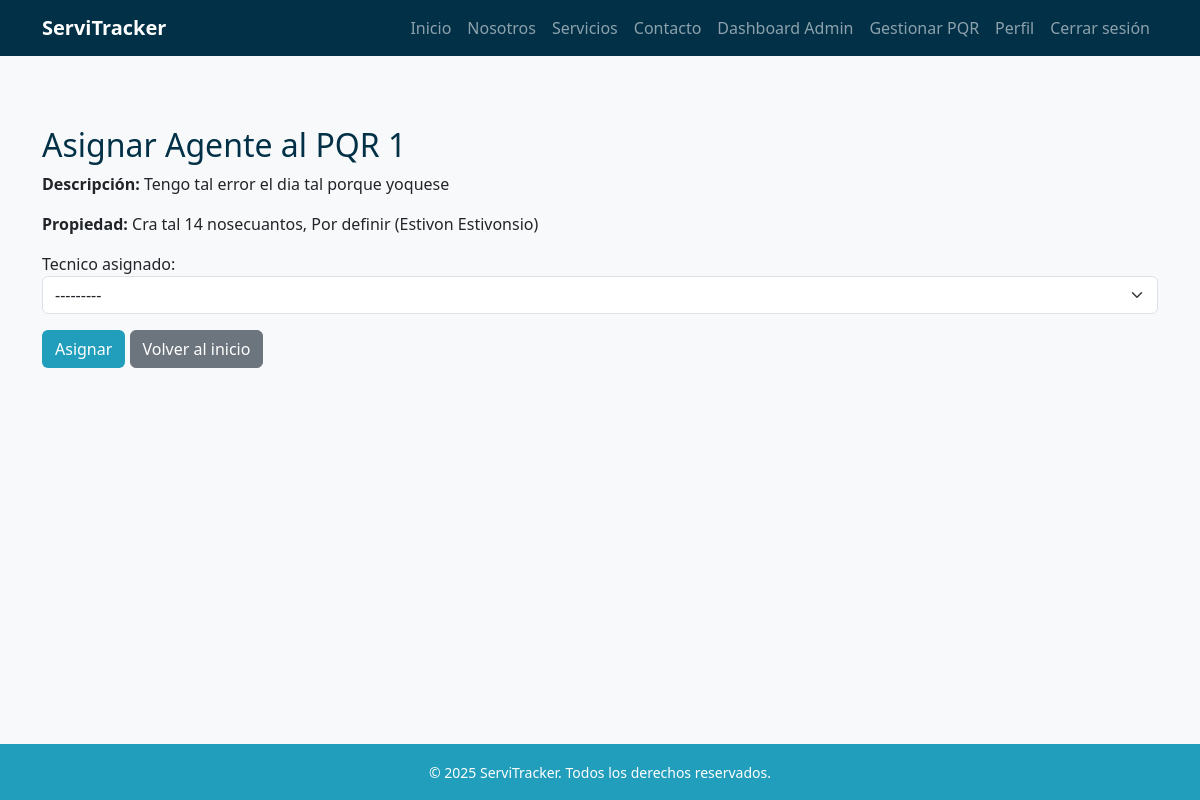
Page /pqr/1/asignar-tecnico/ (signed in) on the earlier database version.
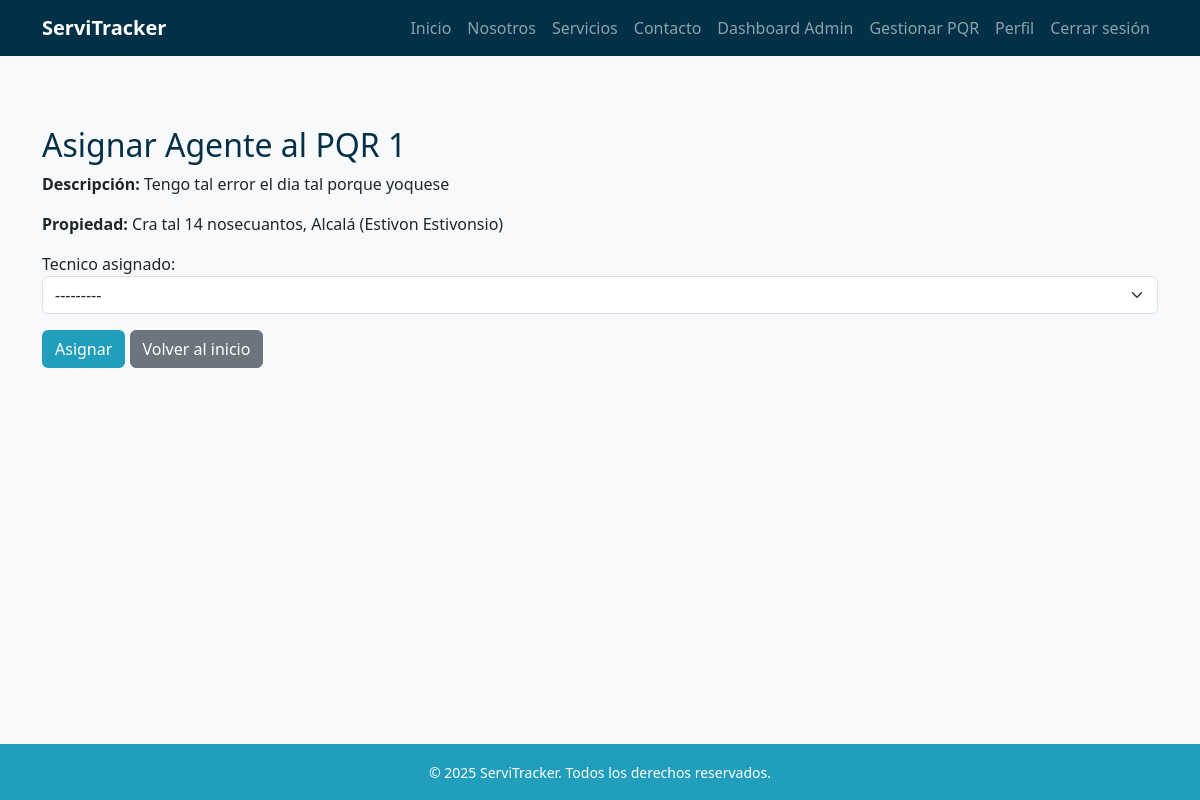
Same page on the later database version.
### pqr/models.py (models this page shows, shortened)
class PQR(models.Model):
    ciudadano = models.ForeignKey(
        settings.AUTH_USER_MODEL,
        on_delete=models.SET_NULL,
        null=True,
        blank=True,
        related_name="pqrs_ciudadano"
    )
    propiedad = models.ForeignKey(
        Propiedad,
        on_delete=models.SET_NULL,
        null=True,
        blank=True
    )
    tipo_falla = models.ForeignKey(
        TipoFalla,
        on_delete=models.PROTECT
    )
    descripcion = models.TextField()
    estado = models.ForeignKey(
        EstadoPQR,
        on_delete=models.PROTECT
    )
    tecnico_asignado = models.ForeignKey(
        settings.AUTH_USER_MODEL,
        on_delete=models.SET_NULL,
        null=True,
        blank=True,
        related_name="pqrs_tecnico"
    )
    fecha_creacion = models.DateTimeField(auto_now_add=True)
    fecha_actualizacion = models.DateTimeField(auto_now=True)

### propiedades/models.py (models this page shows)
class Propiedad(models.Model):
    usuario = models.ForeignKey(
        settings.AUTH_USER_MODEL,
        on_delete=models.CASCADE,
        related_name='propiedades'
    )
    departamento = models.CharField(max_length=100)
    ciudad = models.CharField(max_length=100)
    direccion = models.CharField(max_length=200)
    activa = models.BooleanField(default=True)
    def __str__(self):
        nombre = self.usuario.get_full_name() if hasattr(self.usuario, 'get_full_name') else str(self.usuario)
        return f"{self.direccion}, {self.ciudad} ({nombre})"

### usuarios/models.py (models this page shows, shortened)
class Usuario(AbstractBaseUser, PermissionsMixin):
    ROLES = [
        ("administrador", "Administrador"),
        ("agente", "Agente"),
        ("tecnico", "Técnico"),
        ("ciudadano", "Ciudadano"),
    ]
    documento = models.CharField(max_length=20, unique=True)
    email = models.EmailField(blank=True, null=True)
    nombres = models.CharField(max_length=100, blank=True, null=True)
    apellidos = models.CharField(max_length=100, blank=True, null=True)
    rol = models.CharField(max_length=20, choices=ROLES, default="ciudadano")
    especialidad = models.ForeignKey(Especialidad, on_delete=models.SET_NULL, null=True, blank=True)
    is_active = models.BooleanField(default=True)
    is_staff = models.BooleanField(default=False)
    date_joined = models.DateTimeField(auto_now_add=True)
    objects = UsuarioManager()
    USERNAME_FIELD = "documento"
    REQUIRED_FIELDS = []  # puedes agregar 'email' si quieres que sea obligatorio
    def get_full_name(self):
        nombre = (self.nombres or "").strip()
        apellido = (self.apellidos or "").strip()
        full = f"{nombre} {apellido}".strip()
        return full or ""

### pqr/views.py (the view)
# urls.py: path('<int:pk>/asignar-tecnico/', views.asignar_tecnico, name='asignar_tecnico'),
@login_required
def asignar_tecnico(request, pk):
    if request.user.rol not in ["agente", "administrador"]:
        return redirect('index')
    pqr = get_object_or_404(PQR, pk=pk)
    if request.method == 'POST':
        form = AsignarTecnicoForm(request.POST, instance=pqr)
        if form.is_valid():
            pqr = form.save(commit=False)
            estado_en_curso = EstadoPQR.objects.get(nombre="En curso")
            pqr.estado = estado_en_curso
            pqr.save()
            return redirect('dashboard_admin' if request.user.rol == "administrador" else 'dashboard_agente')
    else:
        form = AsignarTecnicoForm(instance=pqr)
    return render(request, 'pqr/asignar_tecnico.html', {'form': form, 'pqr': pqr})

### pqr/forms.py
class AsignarTecnicoForm(forms.ModelForm):
    tecnico_asignado = forms.ModelChoiceField(
        queryset=Usuario.objects.filter(rol="tecnico"),
        required=True,
        widget=forms.Select(attrs={'class': 'form-select'})
    )
    class Meta:
        model = PQR
        fields = ['tecnico_asignado']

### templates/pqr/asignar_tecnico.html (shortened to what this page needs)
{% extends 'base.html' %}
{% block content %}
<h2 class="text-blue-dark">Asignar Agente al PQR {{ pqr.id }}</h2>
<p><strong>Descripción:</strong> {{ pqr.descripcion }}</p>
<p><strong>Propiedad:</strong> {{ pqr.propiedad }}</p>
<form method="post">
    {{ form.as_p }}
    <button type="submit" class="btn btn-blue-mid">Asignar</button>
    <a href="{% url 'index' %}" class="btn btn-secondary">Volver al inicio</a>
</form>
{% endblock %}

Differences in the rows shown:
changed PQR "Tengo tal error el dia tal porque yoquese": propiedad "Cra tal 14 nosecuantos, Por definir (Estivon Estivonsio)" → "Cra tal 14 nosecuantos, Alcalá (Estivon Estivonsio)"
